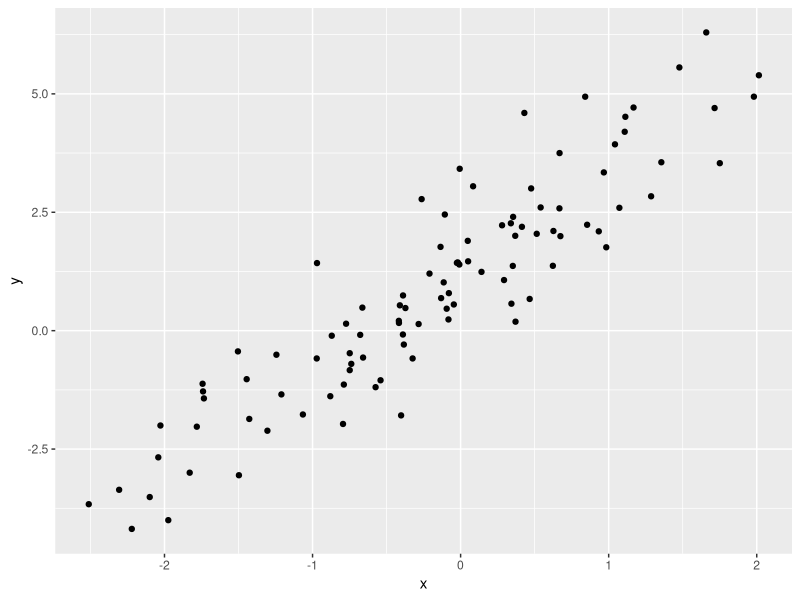
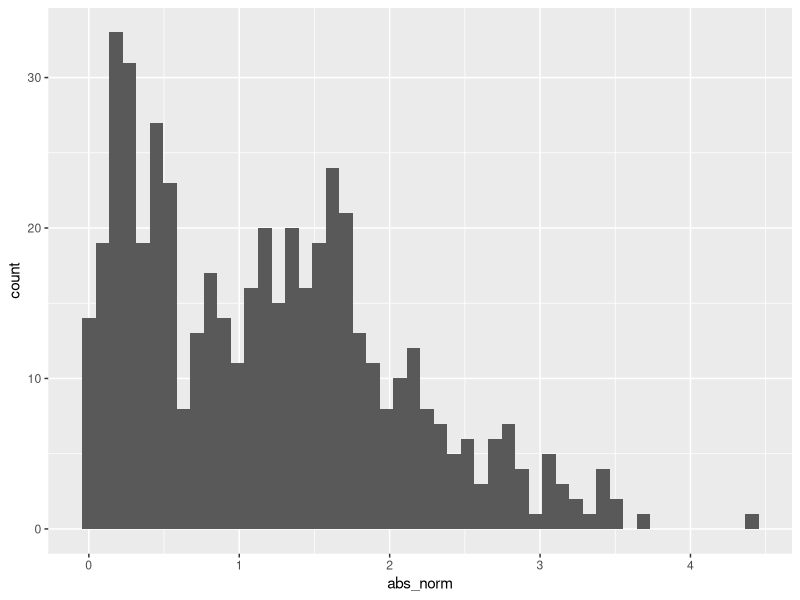

Recreate these plots in R, in order.
## ---- chunk 1
library(tidyverse)
## ---- chunk 2
samp = rnorm(100)
samp
length(samp)
## ---- chunk 3
plot_df =
  tibble(
    x = rnorm(n = 100),
    y = 1 + 2 * x + rnorm(100)
  )
plot_df
ggplot(plot_df, aes(x = x, y =y)) + geom_point()
## ---- chunk 4
la_df = 
  tibble(
    norm = rnorm(n = 500, mean = 1),
    logical = norm > 0,
    abs_norm = abs(norm)
  )
ggplot(la_df, aes(x = abs_norm)) + geom_histogram(bins = 50)
